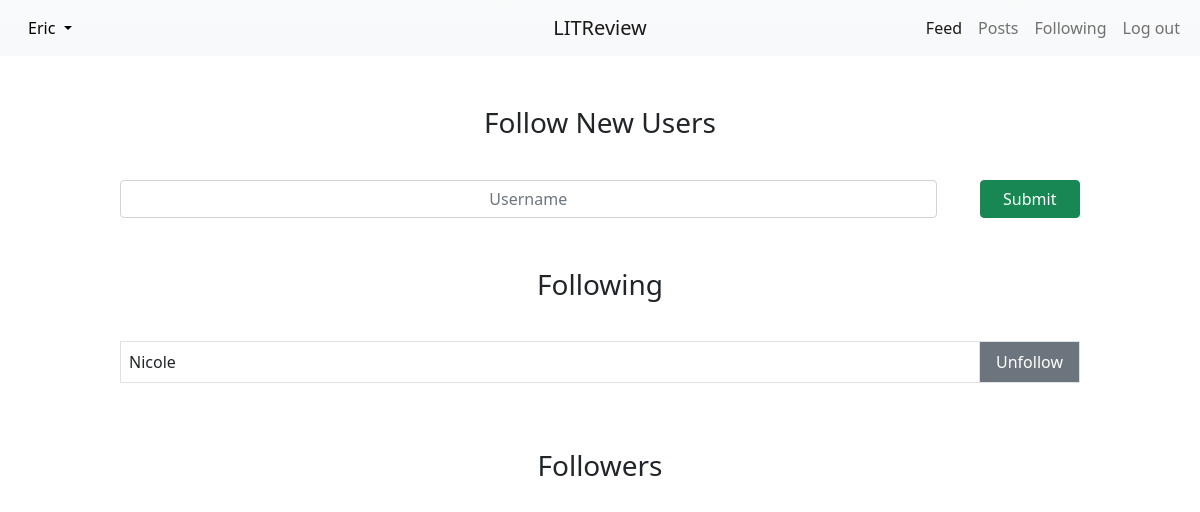
Page /following (signed in) on the earlier database version.
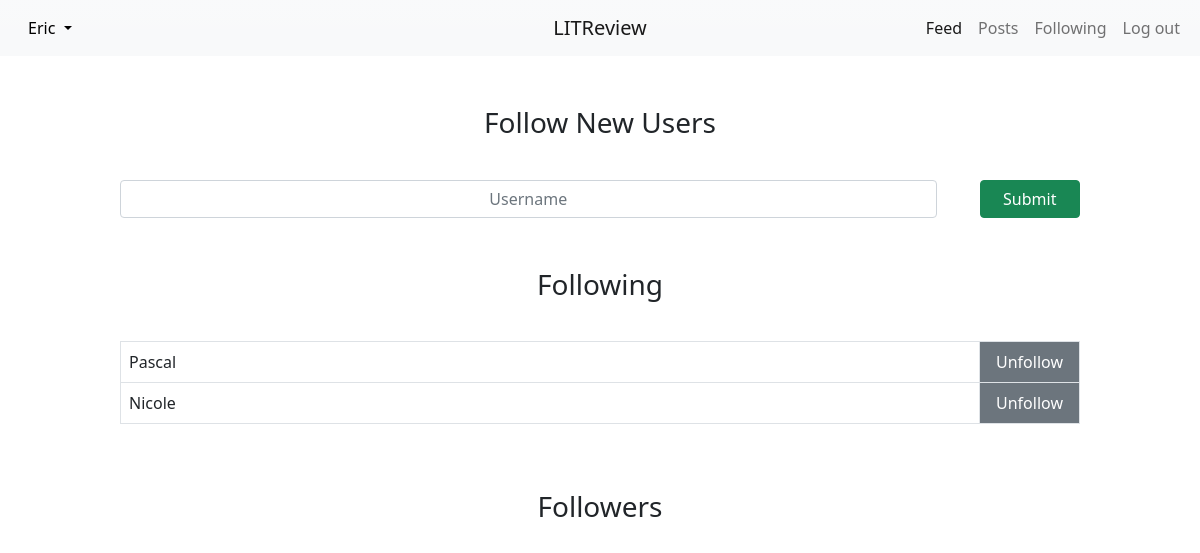
Same page on the later database version.
### register/models.py (models this page shows)
class UserFollows(models.Model):
    user = models.ForeignKey(to=settings.AUTH_USER_MODEL,
                             on_delete=models.CASCADE,
                             related_name='following')
    followed_user = models.ForeignKey(to=settings.AUTH_USER_MODEL,
                                      on_delete=models.CASCADE,
                                      related_name='followed_by')
    class Meta:
        unique_together = ('user', 'followed_user', )

class User(AbstractUser):
    profile_picture = models.ImageField()
    follows = models.ManyToManyField(
        'self',
        through='UserFollows',
        symmetrical=False,
    )
    def __str__(self):
        return self.username

### main/views.py (the view, shortened to what this page needs)
# urls.py: path("following", views.following, name="following"),
@login_required
def following(request):
    form = forms.FollowUserForm()
    current_user = request.user
    follows = current_user.following.all()
    return render(request, "main/following.html",
                  {'form': form, 'follows': follows})

### main/forms.py
class FollowUserForm(forms.Form):
    follow_user = forms.CharField(
        max_length=30,
        label="",
        widget=forms.TextInput(attrs={"placeholder": "Username"})
    )

### main/templates/main/following.html (shortened to what this page needs)
{% extends 'main/base.html' %}
{% load crispy_forms_tags %}
{% block content %}
  <div class="following-content">
    <div class="following">
      <h3>Follow New Users</h3>
      <form method="post">
        {{ form|crispy }}
        <button type="submit" class="btn btn-success">Submit</button>
      </form>
    </div>
    <div class="following">
      <h3>Following</h3>
      <form method="post">
        <table class="table table-bordered">
          {% for obj in follows %}
            <tr>
              <td>{{ obj.followed_user }}</td>
              <td class="table-button"><button name="unfollow" value="{{ obj.followed_user.id }}" class="btn btn-secondary" type=submit>Unfollow</button></td>
            </tr>
          {% endfor %}
        </table>
      </form>
    </div>
    <div class="following">
      <h3>Followers</h3>
    </div>
  </div>
{% endblock content %}

Differences in the rows shown:
added UserFollows: followed_user "Pascal"
